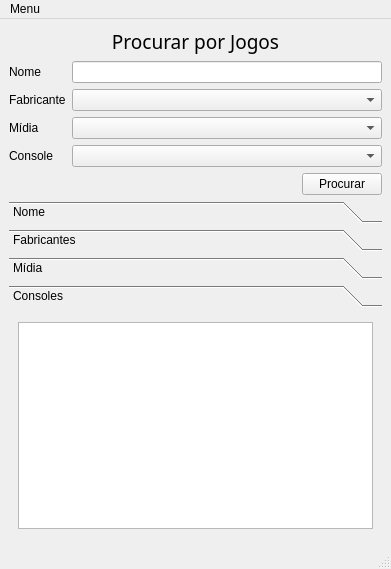
<?xml version="1.0" encoding="UTF-8"?>
<ui version="4.0">
 <class>MainWindow</class>
 <widget class="QMainWindow" name="MainWindow">
  <property name="geometry">
   <rect>
    <x>0</x>
    <y>0</y>
    <width>391</width>
    <height>569</height>
   </rect>
  </property>
  <property name="windowTitle">
   <string>MainWindow</string>
  </property>
  <widget class="QWidget" name="centralwidget">
   <layout class="QVBoxLayout" name="verticalLayout">
    <item>
     <widget class="QLabel" name="centralTitleLabel">
      <property name="font">
       <font>
        <family>Gill Sans Ultra Bold</family>
        <pointsize>14</pointsize>
        <weight>50</weight>
        <bold>false</bold>
       </font>
      </property>
      <property name="text">
       <string>Procurar por Jogos</string>
      </property>
      <property name="alignment">
       <set>Qt::AlignCenter</set>
      </property>
     </widget>
    </item>
    <item>
     <layout class="QGridLayout" name="centralLayout">
      <item row="3" column="1">
       <widget class="QComboBox" name="consoleComboBox"/>
      </item>
      <item row="0" column="0">
       <widget class="QLabel" name="nameLabel">
        <property name="text">
         <string>Nome</string>
        </property>
       </widget>
      </item>
      <item row="2" column="0">
       <widget class="QLabel" name="midiaLabel">
        <property name="text">
         <string>Mídia</string>
        </property>
       </widget>
      </item>
      <item row="3" column="0">
       <widget class="QLabel" name="consoleLabel">
        <property name="text">
         <string>Console</string>
        </property>
       </widget>
      </item>
      <item row="0" column="1">
       <widget class="QLineEdit" name="nameLineEdit"/>
      </item>
      <item row="1" column="1">
       <widget class="QComboBox" name="fabricanteComboBox">
        <property name="editable">
         <bool>false</bool>
        </property>
       </widget>
      </item>
      <item row="2" column="1">
       <widget class="QComboBox" name="midiaComboBox"/>
      </item>
      <item row="1" column="0">
       <widget class="QLabel" name="fabricanteLabel">
        <property name="text">
         <string>Fabricante</string>
        </property>
       </widget>
      </item>
      <item row="4" column="1">
       <layout class="QHBoxLayout" name="buttonLayout">
        <item>
         <spacer name="buttonHorizontalSpacer">
          <property name="orientation">
           <enum>Qt::Horizontal</enum>
          </property>
          <property name="sizeHint" stdset="0">
           <size>
            <width>40</width>
            <height>20</height>
           </size>
          </property>
         </spacer>
        </item>
        <item>
         <widget class="QPushButton" name="searchButton">
          <property name="text">
           <string>Procurar</string>
          </property>
         </widget>
        </item>
       </layout>
      </item>
     </layout>
    </item>
    <item>
     <widget class="QToolBox" name="resultToolBox">
      <property name="currentIndex">
       <number>3</number>
      </property>
      <widget class="QWidget" name="nomesPage">
       <property name="geometry">
        <rect>
         <x>0</x>
         <y>0</y>
         <width>373</width>
         <height>233</height>
        </rect>
       </property>
       <attribute name="label">
        <string>Nome</string>
       </attribute>
       <layout class="QVBoxLayout" name="verticalLayout_2">
        <item>
         <widget class="QTableView" name="nomesTableView"/>
        </item>
       </layout>
      </widget>
      <widget class="QWidget" name="fabricantesPage">
       <property name="geometry">
        <rect>
         <x>0</x>
         <y>0</y>
         <width>373</width>
         <height>233</height>
        </rect>
       </property>
       <attribute name="label">
        <string>Fabricantes</string>
       </attribute>
       <layout class="QVBoxLayout" name="verticalLayout_3">
        <item>
         <widget class="QTableView" name="fabricantesTableView"/>
        </item>
       </layout>
      </widget>
      <widget class="QWidget" name="mdiasPage">
       <attribute name="label">
        <string>Mídia</string>
       </attribute>
       <layout class="QVBoxLayout" name="verticalLayout_4">
        <item>
         <widget class="QTableView" name="midiasTableView"/>
        </item>
       </layout>
      </widget>
      <widget class="QWidget" name="consolesPage">
       <attribute name="label">
        <string>Consoles</string>
       </attribute>
       <layout class="QVBoxLayout" name="verticalLayout_5">
        <item>
         <widget class="QTableView" name="consolesTableView"/>
        </item>
       </layout>
      </widget>
     </widget>
    </item>
   </layout>
  </widget>
  <widget class="QMenuBar" name="menubar">
   <property name="geometry">
    <rect>
     <x>0</x>
     <y>0</y>
     <width>391</width>
     <height>21</height>
    </rect>
   </property>
   <widget class="QMenu" name="menuMenu">
    <property name="title">
     <string>Menu</string>
    </property>
    <addaction name="actionSobre"/>
    <addaction name="actionSair"/>
   </widget>
   <addaction name="menuMenu"/>
  </widget>
  <widget class="QStatusBar" name="statusbar"/>
  <action name="actionSobre">
   <property name="text">
    <string>Sobre</string>
   </property>
  </action>
  <action name="actionSair">
   <property name="text">
    <string>Sair</string>
   </property>
  </action>
 </widget>
 <resources/>
 <connections>
  <connection>
   <sender>searchButton</sender>
   <signal>clicked()</signal>
   <receiver>nomesTableView</receiver>
   <slot>update()</slot>
   <hints>
    <hint type="sourcelabel">
     <x>344</x>
     <y>175</y>
    </hint>
    <hint type="destinationlabel">
     <x>195</x>
     <y>340</y>
    </hint>
   </hints>
  </connection>
 </connections>
</ui>
